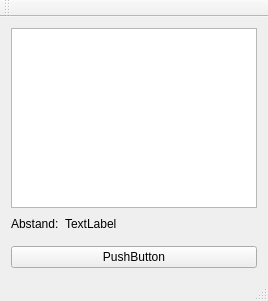
<?xml version="1.0" encoding="UTF-8"?>
<ui version="4.0">
 <class>MainWindow</class>
 <widget class="QMainWindow" name="MainWindow">
  <property name="geometry">
   <rect>
    <x>0</x>
    <y>0</y>
    <width>268</width>
    <height>301</height>
   </rect>
  </property>
  <property name="windowTitle">
   <string>MainWindow</string>
  </property>
  <widget class="QWidget" name="centralWidget">
   <layout class="QVBoxLayout" name="verticalLayout">
    <item>
     <widget class="MyLineChart" name="graphicsView"/>
    </item>
    <item>
     <layout class="QHBoxLayout" name="horizontalLayout">
      <property name="bottomMargin">
       <number>6</number>
      </property>
      <item>
       <widget class="QLabel" name="Abschtanstext">
        <property name="text">
         <string>Abstand:</string>
        </property>
       </widget>
      </item>
      <item>
       <widget class="QLabel" name="abstand">
        <property name="text">
         <string>TextLabel</string>
        </property>
       </widget>
      </item>
      <item>
       <spacer name="horizontalSpacer">
        <property name="orientation">
         <enum>Qt::Horizontal</enum>
        </property>
        <property name="sizeHint" stdset="0">
         <size>
          <width>40</width>
          <height>20</height>
         </size>
        </property>
       </spacer>
      </item>
     </layout>
    </item>
    <item>
     <widget class="QPushButton" name="pushButton">
      <property name="text">
       <string>PushButton</string>
      </property>
     </widget>
    </item>
   </layout>
  </widget>
  <widget class="QMenuBar" name="menuBar">
   <property name="geometry">
    <rect>
     <x>0</x>
     <y>0</y>
     <width>268</width>
     <height>17</height>
    </rect>
   </property>
  </widget>
  <widget class="QToolBar" name="mainToolBar">
   <attribute name="toolBarArea">
    <enum>TopToolBarArea</enum>
   </attribute>
   <attribute name="toolBarBreak">
    <bool>false</bool>
   </attribute>
  </widget>
  <widget class="QStatusBar" name="statusBar"/>
 </widget>
 <layoutdefault spacing="6" margin="11"/>
 <customwidgets>
  <customwidget>
   <class>MyLineChart</class>
   <extends>QGraphicsView</extends>
   <header>mylinechart.h</header>
  </customwidget>
 </customwidgets>
 <resources/>
 <connections>
  <connection>
   <sender>pushButton</sender>
   <signal>clicked()</signal>
   <receiver>MainWindow</receiver>
   <slot>close()</slot>
   <hints>
    <hint type="sourcelabel">
     <x>139</x>
     <y>353</y>
    </hint>
    <hint type="destinationlabel">
     <x>123</x>
     <y>359</y>
    </hint>
   </hints>
  </connection>
 </connections>
</ui>
